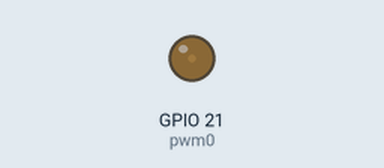
Simulated run of this program. Board: ESP32 board running MicroPython. Parts: output pins drawn as LEDs (lit = HIGH).

Above: at 0.05 s.
At 0.35 s:
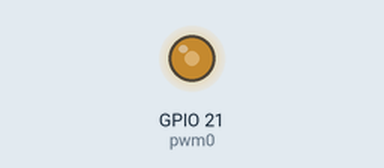
At 0.6 s:
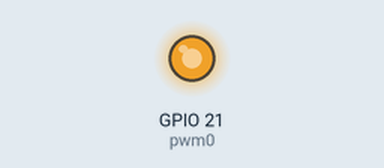
At 1.2 s:
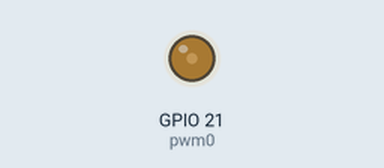
Timing chart, 0 to 3.2 s (numbered marks = the images above):
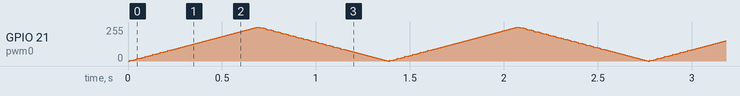

The program:

fade.py
```python
'''
 LED fade

 This sketch shows how to control an LED connected to GPIO 21 using Pulse Width Modulation.

 Components
 ----------
  - ESP32
  - 330Ohm resistor for the LED
  - 5mm LED
  -     Connect anode to GPIO 21
  -     Connect cathode to GND via the resistor
  - Wires
  - Breadboard

'''

from machine import Pin, PWM
from time import sleep_ms

pwm0 = PWM(Pin(21))

'''
while True:
    pwm0.duty(100)
    sleep_ms(1000)

    pwm0.duty(200)
    sleep_ms(1000)

    pwm0.duty(500)
    sleep_ms(1000)

    pwm0.duty(1000)
    sleep_ms(1000)
'''

while True:
    for duty_cycle in range(0, 1023, 15):
        pwm0.duty(duty_cycle)
        sleep_ms(10)

    for duty_cycle in range(1023, 0, -15):
        pwm0.duty(duty_cycle)
        sleep_ms(10)
```
